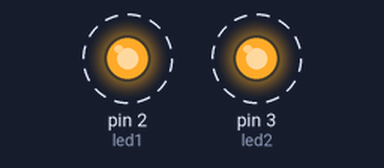
This sketch was run on a simulated Arduino Uno, built with avr-gcc and run on an emulated ATmega328P. Parts: output pins drawn as LEDs (lit = HIGH). Dashed ring = blinking.

Above: at 0.2 s.
Timing chart, 0 to 3.0 s (numbered marks = the images above):
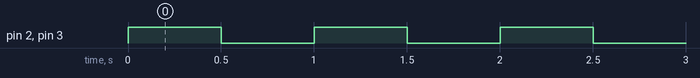

The sketch:

K312.ino
```cpp
int led1 = 2;                  //definiraj led1 = 2
int led2 = 3;                  //definiraj led2 = 3

void setup() {
  pinMode(led1, OUTPUT);       //postavi izvod led1 kao izlazni
  pinMode(led2, OUTPUT);       //postavi izvod led2 kao izlazni
  digitalWrite(led1, LOW);     //isključi LED diodu 1 - početno stanje
  digitalWrite(led2, LOW);     //isključi LED diodu 2 - početno stanje
}

void loop() {
  digitalWrite(led1, HIGH);   //uključi LED diodu 1
  digitalWrite(led2, HIGH);   //uključi LED diodu 2
  delay(500);                 //čekaj 500 ms - pola sekunde
  digitalWrite(led1, LOW);    //isključi LED diodu 1
  digitalWrite(led2, LOW);    //isključi LED diodu 2
  delay(500);                 //čekaj 500 ms - pola sekunde
}
```

Measured:
- by itself, pin 2 (led1), pin 3 (led2): alternates HIGH for 0.50 s and LOW for 0.50 s
